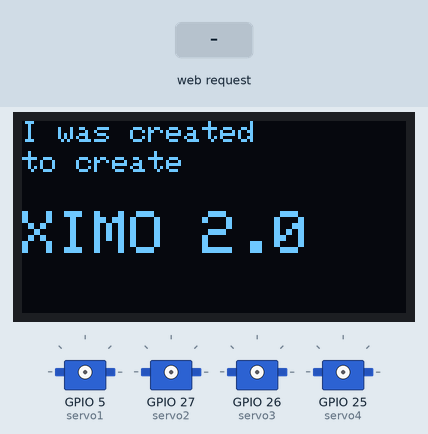
Simulated run of this sketch. Board: ESP32. Shown: 128×64 one-colour display, 4 × servo. The inputs (shaded band) are chosen by the test bench. WiFi joins after 1.5 s; servers stay silent unless stated; what the sketch prints to the serial monitor is not drawn.

Above: at 1.6 s.
At 4.7 s:
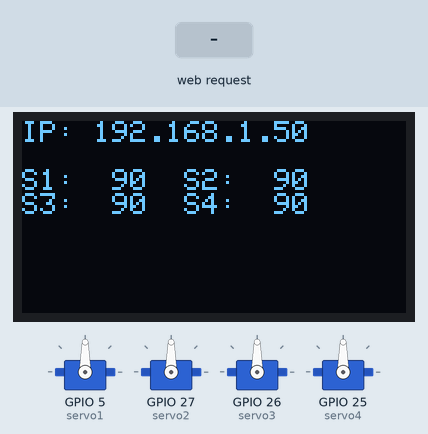
4.8 s: HTTP request GET /slider?servo=1 received
At 5.6 s:
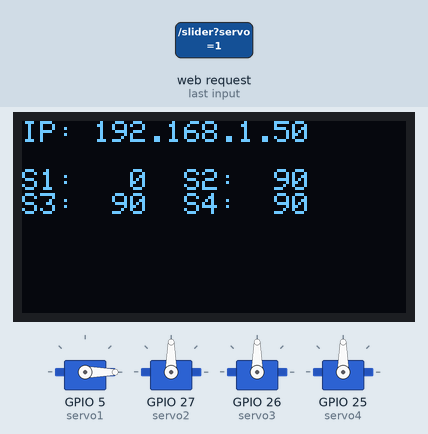
6.3 s: HTTP request GET /slider?servo=1&value=1 received
At 6.8 s:
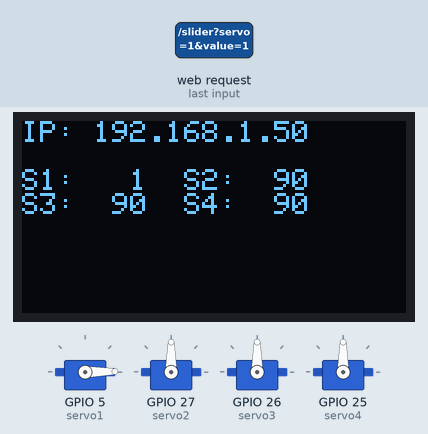
Timing chart, 0 to 9.3 s (numbered marks = the images above; inputs shaded):
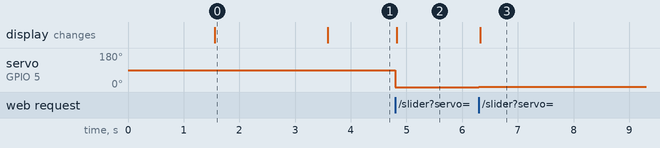

The sketch:

web_server.ino
```cpp
#include <WiFi.h>
#include <WebServer.h>
#include <ESP32Servo.h>
#include <Adafruit_GFX.h>
#include <Adafruit_SSD1306.h>

const char* ssid = "NAO";
const char* password = "laya1234";

Servo servo1, servo2, servo3, servo4;
WebServer server(80);

#define SCREEN_WIDTH 128
#define SCREEN_HEIGHT 64
#define OLED_RESET -1
Adafruit_SSD1306 display(SCREEN_WIDTH, SCREEN_HEIGHT, &Wire, OLED_RESET);

bool isRecording = false;
struct Pose {
  int s1, s2, s3, s4;
};
std::vector<Pose> recordedMovements;

const char index_html[] PROGMEM = R"rawliteral(
<!DOCTYPE html>
<html>
<head>
  <title>XIMO 2.0</title>
  <style>
    body {
      background-color: black;
      color: white;
      font-family: Arial, sans-serif;
      text-align: center;
      margin: 0;
      padding: 0;
    }
    h1 {
      color: #00ffcc;
      font-size: 36px;
      margin: 20px 0;
    }
    .slider-container {
      display: flex;
      justify-content: center;
      flex-direction: column;
      align-items: center;
      gap: 20px;
      margin-bottom: 40px;
    }
    input[type=range] {
      width: 300px;
    }
    button {
      background-color: #00ffcc;
      color: black;
      border: none;
      padding: 10px 20px;
      margin: 10px;
      font-size: 16px;
      cursor: pointer;
      border-radius: 5px;
    }
  </style>
</head>
<body>
  <h1>XIMO 2.0</h1>
  <div class="slider-container">
    <div>
      <label>Servo 1</label><br>
      <input type="range" min="0" max="180" value="90" onchange="sendSlider(1, this.value)">
    </div>
    <div>
      <label>Servo 2</label><br>
      <input type="range" min="0" max="180" value="90" onchange="sendSlider(2, this.value)">
    </div>
    <div>
      <label>Servo 3</label><br>
      <input type="range" min="0" max="180" value="90" onchange="sendSlider(3, this.value)">
    </div>
    <div>
      <label>Servo 4</label><br>
      <input type="range" min="0" max="180" value="90" onchange="sendSlider(4, this.value)">
    </div>
  </div>
  <div>
    <button onclick="startRecording()">Start Recording</button>
    <button onclick="stopRecording()">Stop Recording</button>
    <button onclick="playSequence()">Play Sequence</button>
  </div>
  <script>
    function sendSlider(servo, value) {
      fetch(`/slider?servo=${servo}&value=${value}`);
    }
    function startRecording() {
      fetch('/startRecording');
    }
    function stopRecording() {
      fetch('/stopRecording');
    }
    function playSequence() {
      fetch('/playSequence');
    }
  </script>
</body>
</html>
)rawliteral";

void updateOLED() {
  display.clearDisplay();
  display.setTextSize(1);
  display.setTextColor(SSD1306_WHITE);
  display.setCursor(0, 0);
  display.print("IP: ");
  display.println(WiFi.localIP());
  display.setCursor(0, 16);
  display.printf("S1: %3d  S2: %3d\n", servo1.read(), servo2.read());
  display.printf("S3: %3d  S4: %3d\n", servo3.read(), servo4.read());
  display.display();
}

void handleRoot() {
  server.send(200, "text/html", index_html);
}

void recordPose() {
  Pose p = {
    servo1.read(),
    servo2.read(),
    servo3.read(),
    servo4.read()
  };
  recordedMovements.push_back(p);
}

void handleSlider() {
  int servoNum = server.arg("servo").toInt();
  int value = server.arg("value").toInt();
  Serial.printf("Slider: Servo %d -> %d degrees\n", servoNum, value);
  switch (servoNum) {
    case 1: servo1.write(value); break;
    case 2: servo2.write(value); break;
    case 3: servo3.write(value); break;
    case 4: servo4.write(value); break;
  }
  if (isRecording) {
    recordPose();
  }
  updateOLED();
  server.send(200, "text/plain", "OK");
}

void handleStartRecording() {
  recordedMovements.clear();
  isRecording = true;
  Serial.println("Recording started");
  server.send(200, "text/plain", "Recording started");
}

void handleStopRecording() {
  isRecording = false;
  Serial.println("Recording stopped");
  server.send(200, "text/plain", "Recording stopped");
}

void handlePlaySequence() {
  Serial.println("Playing recorded sequence");
  for (auto& pose : recordedMovements) {
    servo1.write(pose.s1);
    servo2.write(pose.s2);
    servo3.write(pose.s3);
    servo4.write(pose.s4);
    updateOLED();
    delay(500);
  }
  server.send(200, "text/plain", "Playback done");
}

void displayStartupMessage() {
  display.clearDisplay();
  display.setTextSize(1);
  display.setTextColor(SSD1306_WHITE);

  // Display "I was created to create"
  display.setCursor(0, 0);
  display.println("I was created");
  display.setCursor(0, 10);
  display.println("to create");

  // Display "XIMO 2.0"
  display.setCursor(0, 30);
  display.setTextSize(2);  // Increase text size for title
  display.println("XIMO 2.0");

  display.display();
  delay(2000);  // Show this message for 2 seconds before moving on
}

void setup() {
  Serial.begin(115200);

  if (!display.begin(SSD1306_SWITCHCAPVCC, 0x3C)) {
    Serial.println(F("SSD1306 allocation failed"));
    while (true);
  }

  WiFi.begin(ssid, password);
  Serial.print("Connecting to WiFi");
  while (WiFi.status() != WL_CONNECTED) {
    delay(500);
    Serial.print(".");
  }

  Serial.println("\nConnected to WiFi!");
  Serial.print("ESP32 IP Address: ");
  Serial.println(WiFi.localIP());

    displayStartupMessage();

  // Clear display before starting the normal info display
  display.clearDisplay();

  // Start with the normal servo control display
  updateOLED();


  servo1.setPeriodHertz(50); servo1.attach(5);
  servo2.setPeriodHertz(50); servo2.attach(27);
  servo3.setPeriodHertz(50); servo3.attach(26);
  servo4.setPeriodHertz(50); servo4.attach(25);

  server.on("/", handleRoot);
  server.on("/slider", handleSlider);
  server.on("/startRecording", handleStartRecording);
  server.on("/stopRecording", handleStopRecording);
  server.on("/playSequence", handlePlaySequence);
  server.begin();
  Serial.println("Web server started!");
}

void loop() {
  server.handleClient();
}
```

Measured:
- after the input at 4.8 s, servo on GPIO 5 (servo1): 90° → 0° at once; the display: changes at once (image 2)
- after the input at 6.3 s, servo on GPIO 5 (servo1): 0° → 1° at once; the display: changes at once (image 3)
- what the display in image 0 shows lasts 2.0 s, from 1.6 s to 3.6 s
